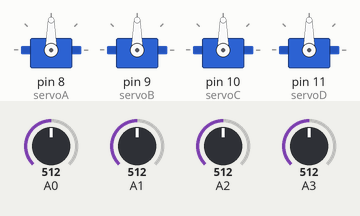
Simulated run of this sketch. Board: Arduino Uno, built with avr-gcc and run on an emulated ATmega328P. On the bench: 4 × servo. The inputs (shaded band) are chosen by the test bench; at power-on: A0 = 512, A1 = 512, A2 = 512, A3 = 512.

Above: at 1.2 s.
1.3 s: A0 set to 716
At 2.5 s:
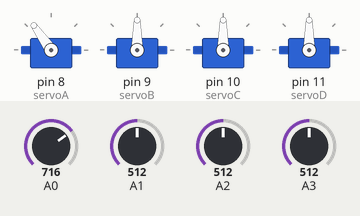
2.8 s: A1 set to 716
At 3.8 s:
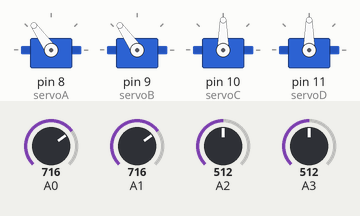
4.3 s: A2 set to 716
At 4.9 s:
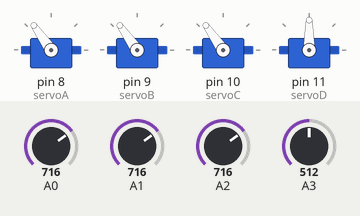
5.8 s: A3 set to 716
At 7.0 s:
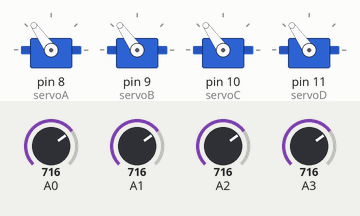
7.3 s: A0 set to 992
At 8.4 s:
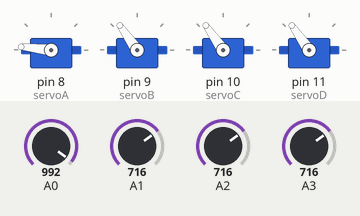
8.8 s: A1 set to 992
At 9.5 s:
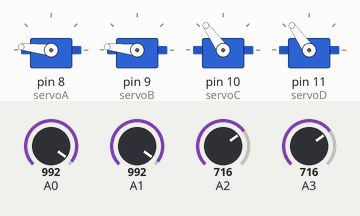
Timing chart, 0 to 11.3 s (numbered marks = the images above; inputs shaded):
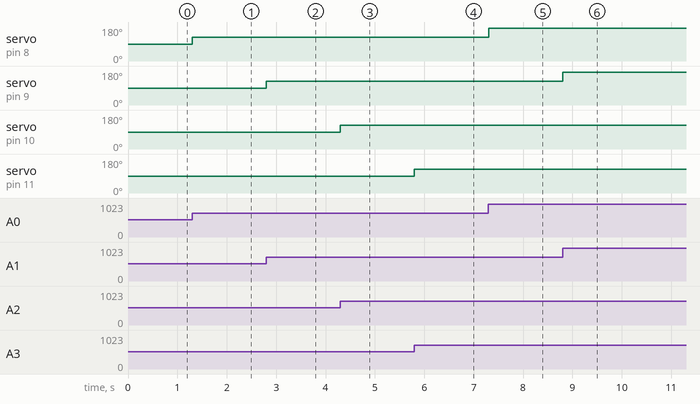

The sketch:

bionic_hand_event_robotics_club1.ino
```cpp
// Sehan Munir
// Robotics Club Bionic Hand Event

#include <Servo.h> // Servo Import

// Servos
Servo servoA;
Servo servoB;
Servo servoC;
Servo servoD;

void setup() // Setup
{
  // Setup Servo Position
  servoA.attach(8);
  servoB.attach(9);
  servoC.attach(10);
  servoD.attach(11);
}

void loop() // Constant Checker
{
  // Check potentiometer value, convert to angle, send info to servo
  // Servo & Pontentiometer A
  int potValue = analogRead(A0);
  int angle = map(potValue, 0, 1023, 0, 180);
  servoA.write(angle);
  // Servo & Pontentiometer B
  potValue = analogRead(A1);
  angle = map(potValue, 0, 1023, 0, 180);
  servoB.write(angle);
  // Servo & Pontentiometer C
  potValue = analogRead(A2);
  angle = map(potValue, 0, 1023, 0, 180);
  servoC.write(angle);
  // Servo & Pontentiometer D
  potValue = analogRead(A3);
  angle = map(potValue, 0, 1023, 0, 180);
  servoD.write(angle);
}
```

BionicHandCode.cpp
```cpp
// Sehan Munir
// Robotics Club Bionic Hand Event

#include <Servo.h> // Servo Import

// Servos
Servo servoA;
Servo servoB;
Servo servoC;
Servo servoD;

void setup() // Setup
{
  // Setup Servo Position
  servoA.attach(8);
  servoB.attach(9);
  servoC.attach(10);
  servoD.attach(11);
}

void loop() // Constant Checker
{
  // Check potentiometer value, convert to angle, send info to servo
  // Servo & Pontentiometer A
  int potValue = analogRead(A0);
  int angle = map(potValue, 0, 1023, 0, 180);
  servoA.write(angle);
  // Servo & Pontentiometer B
  potValue = analogRead(A1);
  angle = map(potValue, 0, 1023, 0, 180);
  servoB.write(angle);
  // Servo & Pontentiometer C
  potValue = analogRead(A2);
  angle = map(potValue, 0, 1023, 0, 180);
  servoC.write(angle);
  // Servo & Pontentiometer D
  potValue = analogRead(A3);
  angle = map(potValue, 0, 1023, 0, 180);
  servoD.write(angle);
}
```

Measured:
- after the input at 1.3 s, servo on pin 8 (servoA): 90° → 125° at once
- after the input at 2.8 s, servo on pin 9 (servoB): 90° → 125° at once
- after the input at 4.3 s, servo on pin 10 (servoC): 90° → 125° at once
- after the input at 5.8 s, servo on pin 11 (servoD): 90° → 125° at once
- after the input at 7.3 s, servo on pin 8 (servoA): 125° → 174° at once
- after the input at 8.8 s, servo on pin 9 (servoB): 125° → 174° at once
